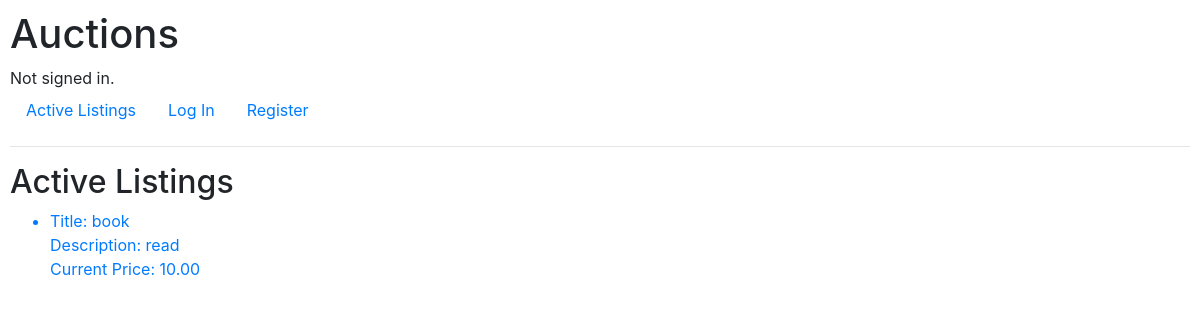
The app's page /, older data.
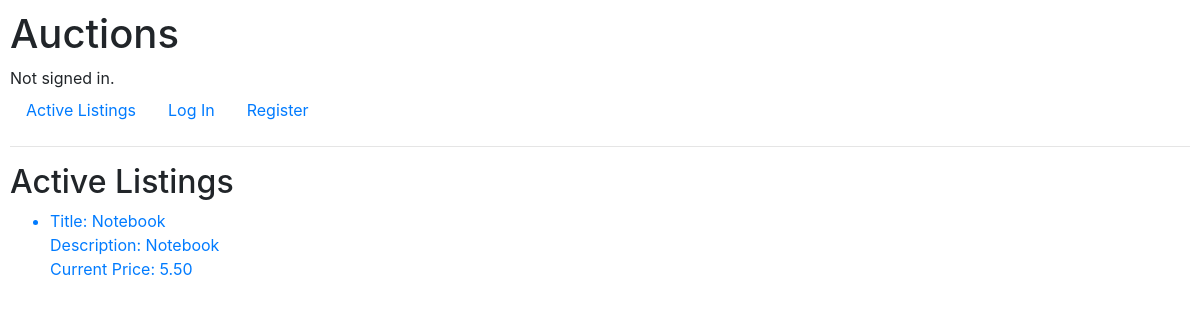
The same page, newer data.
### auctions/models.py (models this page shows, shortened)
class AuctionListing(models.Model):
    status = models.BooleanField(default=True)
    title = models.CharField(max_length=100, null=False, blank=False)
    description = models.TextField(null=False, blank=False)
    image = models.URLField(null=True, blank=True)
    starting_price = models.DecimalField(
        max_digits=8,
        decimal_places=2,
        null=False,
        blank=False,
        validators=[MinValueValidator(0.01)],
    )
    current_price = models.DecimalField(
        max_digits=8,
        decimal_places=2,
        null=True,
        blank=True,
        validators=[MinValueValidator(0.01)],
    )
    time = models.DateTimeField(auto_now_add=True, null=False, blank=False)
    bidding_count = models.IntegerField(
        default=0, null=False, blank=False, validators=[MinValueValidator(0)]
    )
    highest_bid = models.OneToOneField(
        "Bid", on_delete=models.SET_NULL, null=True, blank=True
    )
    seller = models.ForeignKey(
        User,
        related_name="auction_listing",
        on_delete=models.CASCADE,
        null=False,
        blank=False,
    )
    category = models.ForeignKey(
        Category,
        related_name="auction_listing",
        on_delete=models.SET_DEFAULT,
        default=1,
        null=False,
        blank=False,
    )

### auctions/views.py (the view)
# urls.py: path("", views.index, name="index"),
def index(request):
    listings = AuctionListing.objects.filter(status=True)
    return render(request, "auctions/index.html", {
        "listings": listings,
    })

### auctions/templates/auctions/index.html (shortened to what this page needs)
{% extends "auctions/layout.html" %}
{% block body %}
    <h2>Active Listings</h2>
    <ul>
        {% for listing in listings %}
            <a href="{% url 'listing' listing.pk %}">
                <li>
                    <div>Title: {{ listing.title }}</div>
                    <div>Description: {{ listing.description }}</div>
                    <div>Current Price: {{ listing.current_price }}</div>
                </li>
            </a>
        {% empty %}
            <li>No listings.</li>
        {% endfor %}
    </ul>
{% endblock %}

### auctions/templates/auctions/layout.html (shortened to what this page needs)
{% load static %}
<!DOCTYPE html>
<html lang="en">
    <head>
        <link rel="stylesheet" href="https://stackpath.bootstrapcdn.com/bootstrap/4.4.1/css/bootstrap.min.css">
        <link href="{% static 'auctions/styles.css' %}" rel="stylesheet">
    </head>
    <body>
        <h1>Auctions</h1>
        <div>
            {% if user.is_authenticated %}
                Signed in as <strong>{{ user.username }}</strong>.
            {% else %}
                Not signed in.
            {% endif %}
        </div>
        <ul class="nav">
            <li class="nav-item">
                <a class="nav-link" href="{% url 'index' %}">Active Listings</a>
            </li>
            {% if user.is_authenticated %}
                <li class="nav-item">
                    <a class="nav-link" href="{% url 'logout' %}">Log Out</a>
                </li>
                <li class="nav-item">
                    <a class="nav-link" href="{% url 'create_listing' %}">Create Listing</a>
                </li>
                <li class="nav-item">
                    <a class="nav-link" href="{% url 'watchlist' %}">Watch List</a>
                </li>
            {% else %}
                <li class="nav-item">
                    <a class="nav-link" href="{% url 'login' %}">Log In</a>
                </li>
                <li class="nav-item">
                    <a class="nav-link" href="{% url 'register' %}">Register</a>
                </li>
            {% endif %}
        </ul>
        <hr>
        {% block body %}
        {% endblock %}
    </body>
</html>

### auctions/static/auctions/styles.css (style rules this page uses)
body { padding: 10px; }

Row changes from the older to the newer data that the page shows:
removed AuctionListing: title "book", description "read", current_price "10.00"
added AuctionListing: title "Notebook", description "Notebook", current_price "5.50"
